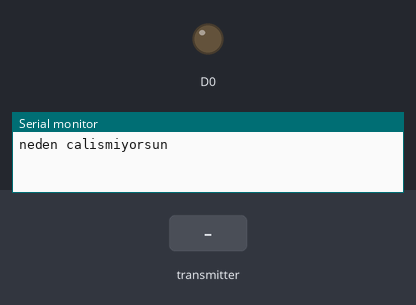
A sketch run on a simulated ESP8266 (NodeMCU). On the bench: output pins drawn as LEDs (lit = HIGH), the last lines printed to the serial monitor. Inputs (shaded band) come from the test bench.

Above: at 1.2 s.
1.3 s: the transmitter starts sending nem = 0
At 4.1 s:
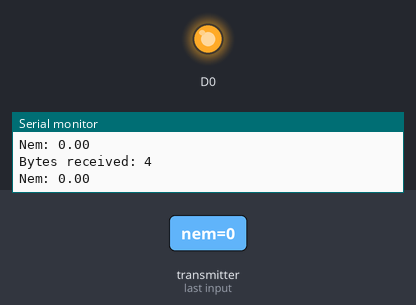
Timing chart, 0 to 5.7 s (numbered marks = the images above; inputs shaded):
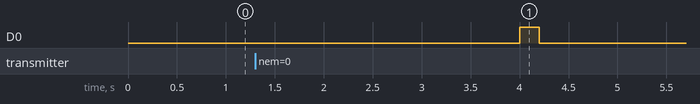

The sketch:

sonslave.ino
```cpp
#include <ESP8266WiFi.h>
#include <espnow.h>

float nemSon;
int bayrak=0;
typedef struct struct_message {

  float nem;

} struct_message;

// Create a struct_message called myData
struct_message myData;

// Callback function that will be executed when data is received
void OnDataRecv(uint8_t * mac, uint8_t *incomingData, uint8_t len) {
  memcpy(&myData, incomingData, sizeof(myData));
  Serial.print("Bytes received: ");
  Serial.println(len);
  Serial.print("Nem: ");
  Serial.println(myData.nem);

  nemSon = myData.nem;

}

void setup() {
  // Initialize Serial Monitor
  Serial.begin(115200);
  pinMode(D0, OUTPUT);
  // Set device as a Wi-Fi Station
  WiFi.mode(WIFI_STA);

  // Init ESP-NOW
  if (esp_now_init() != 0) {
    Serial.println("Error initializing ESP-NOW");
    return;
  }

  // Once ESPNow is successfully Init, we will register for recv CB to
  // get recv packer info
  esp_now_set_self_role(ESP_NOW_ROLE_SLAVE);
  esp_now_register_recv_cb(OnDataRecv);
  Serial.print("neden calismiyorsun");
}

void loop() {

  delay(4000);
  if (nemSon < 60.00 && bayrak==0) {
    digitalWrite(D0, HIGH);
    delay(200);
    digitalWrite(D0, LOW);
    delay(200);
    bayrak=1;
    Serial.print("Döngü başarılı");
  }
if (nemSon > 60.00 && bayrak==1) {
    digitalWrite(D0, HIGH);
    delay(500);
    digitalWrite(D0, LOW);
    bayrak=0;
}

}
```
